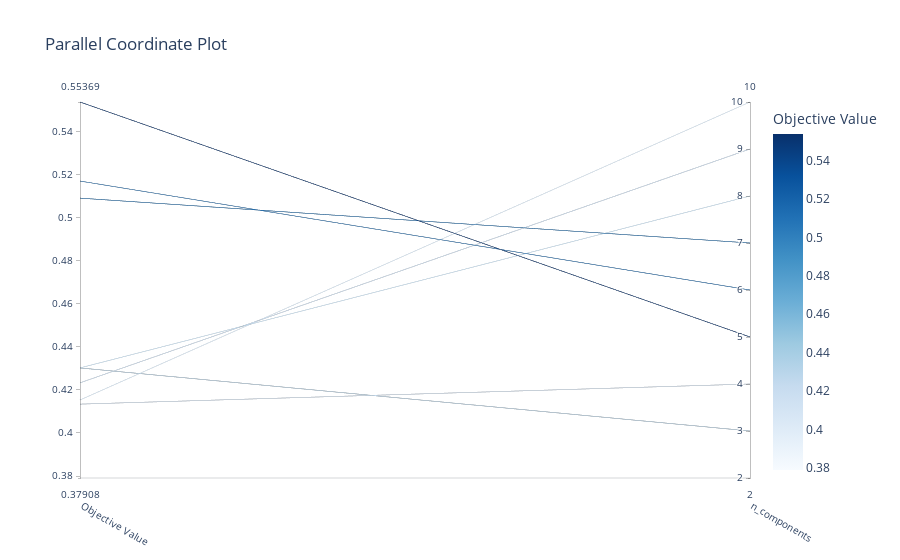

Notebook source saved alongside this figure:
### Markdown cell above
This shows the history of the silhouette value over the trials.

### Code cell
# Plot parallel coordinate plot of the optimization results
parallel_fig = plot_parallel_coordinate(study_gmm)
parallel_fig.show()
